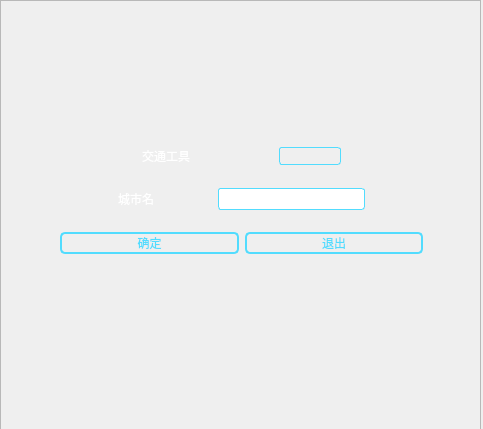
<?xml version="1.0" encoding="UTF-8"?>
<ui version="4.0">
 <class>cityedit</class>
 <widget class="QWidget" name="cityedit">
  <property name="geometry">
   <rect>
    <x>0</x>
    <y>0</y>
    <width>483</width>
    <height>429</height>
   </rect>
  </property>
  <property name="windowTitle">
   <string>Form</string>
  </property>
  <property name="styleSheet">
   <string notr="true"/>
  </property>
  <widget class="QWidget" name="layoutWidget">
   <property name="geometry">
    <rect>
     <x>60</x>
     <y>130</y>
     <width>363</width>
     <height>141</height>
    </rect>
   </property>
   <layout class="QVBoxLayout" name="verticalLayout">
    <item>
     <layout class="QHBoxLayout" name="horizontalLayout_2">
      <item>
       <spacer name="horizontalSpacer">
        <property name="orientation">
         <enum>Qt::Horizontal</enum>
        </property>
        <property name="sizeHint" stdset="0">
         <size>
          <width>40</width>
          <height>20</height>
         </size>
        </property>
       </spacer>
      </item>
      <item>
       <widget class="QLabel" name="trans_label">
        <property name="styleSheet">
         <string notr="true">backgroud:rgb(85, 170, 255);
font: 11pt &quot;幼圆&quot;;
color:rgb(255, 255, 255);
border-style:outset;
boeder-color: rgb(170, 170, 255);
backgroud-color:rgb(85, 170, 255);
</string>
        </property>
        <property name="text">
         <string>交通工具</string>
        </property>
       </widget>
      </item>
      <item>
       <spacer name="horizontalSpacer_3">
        <property name="orientation">
         <enum>Qt::Horizontal</enum>
        </property>
        <property name="sizeHint" stdset="0">
         <size>
          <width>40</width>
          <height>20</height>
         </size>
        </property>
       </spacer>
      </item>
      <item>
       <widget class="QComboBox" name="Trans_comboBox">
        <property name="styleSheet">
         <string notr="true">QComboBox{
	color:#ffffff;
	border:1px solid #52DCFE;
	border-radius:3px;
	background:transparent;
}
QComboBox:disabled{
	border:1px solid gray;
	color:gray;
}
QComboBox::drop-down{
	background:transparent;
}
QComboBox::down-arrow{
	image: url(:/new/prefix1/Imgs/add_bottom.png);
}
QComboBox::down-arrow:enabled{
	color:#52DCFE;
}
QComboBox QAbstractItemView{
	outline:0px solid gray;
	border:1px solid #52DCFE;
	color:#ffffff;
	background-color:#000000;
	selection-background-color:#52DCFE;
}
</string>
        </property>
       </widget>
      </item>
      <item>
       <spacer name="horizontalSpacer_4">
        <property name="orientation">
         <enum>Qt::Horizontal</enum>
        </property>
        <property name="sizeHint" stdset="0">
         <size>
          <width>40</width>
          <height>20</height>
         </size>
        </property>
       </spacer>
      </item>
     </layout>
    </item>
    <item>
     <layout class="QHBoxLayout" name="horizontalLayout">
      <item>
       <spacer name="horizontalSpacer_6">
        <property name="orientation">
         <enum>Qt::Horizontal</enum>
        </property>
        <property name="sizeHint" stdset="0">
         <size>
          <width>40</width>
          <height>20</height>
         </size>
        </property>
       </spacer>
      </item>
      <item>
       <widget class="QLabel" name="CityName_label">
        <property name="styleSheet">
         <string notr="true">backgroud:rgb(85, 170, 255);
font: 11pt &quot;幼圆&quot;;
color:rgb(255, 255, 255);
border-style:outset;
boeder-color: rgb(170, 170, 255);
backgroud-color:rgb(85, 170, 255);
</string>
        </property>
        <property name="text">
         <string>城市名</string>
        </property>
       </widget>
      </item>
      <item>
       <spacer name="horizontalSpacer_2">
        <property name="orientation">
         <enum>Qt::Horizontal</enum>
        </property>
        <property name="sizeHint" stdset="0">
         <size>
          <width>40</width>
          <height>20</height>
         </size>
        </property>
       </spacer>
      </item>
      <item>
       <widget class="QLineEdit" name="CityName_lineEdit">
        <property name="styleSheet">
         <string notr="true">QLineEdit {
	border: 1px solid rgb(82, 220, 254); /* 边框宽度为1px，颜色为#A0A0A0 */
	border-radius: 3px; /* 边框圆角 */
	padding-left: 5px; /* 文本距离左边界有5px */
background: qlineargradient(x1:0, y1:0, x2:1, y2:1,
                  stop:0 rgb(3, 204, 255), stop: 0.4 rgb(9, 251, 255), stop:1rgb(70, 0, 113)); /* 背景颜色 */
	color: rgb(20, 107, 201); /* 文本颜色 */
	selection-background-color: #A0A0A0; /* 选中文本的背景颜色 */
	selection-color: #F2F2F2; /* 选中文本的颜色 */
	font-family: &quot;幼圆&quot;; /* 文本字体族 */

	font-size: 11pt; /* 文本字体大小 */
}

QLineEdit:hover { /* 鼠标悬浮在QLineEdit时的状态 */
	border: 1px solid rgb(43, 144, 195);
	border-radius: 3px;
	background-color: #F2F2F2;
        color: #298DFF;
        selection-background-color: #298DFF;
	selection-color: #F2F2F2;
}

QLineEdit[echoMode=&quot;2&quot;] { /* QLineEdit有输入掩码时的状态 */
	lineedit-password-character: 9679;
	lineedit-password-mask-delay: 2000;
}

QLineEdit:disabled { /* QLineEdit在禁用时的状态 */
	border: 1px solid #CDCDCD;
	background-color: #CDCDCD;
	color: #B4B4B4;
}

QLineEdit:read-only { /* QLineEdit在只读时的状态 */
	background-color: #CDCDCD;
	color: #F2F2F2;
}
</string>
        </property>
       </widget>
      </item>
      <item>
       <spacer name="horizontalSpacer_7">
        <property name="orientation">
         <enum>Qt::Horizontal</enum>
        </property>
        <property name="sizeHint" stdset="0">
         <size>
          <width>40</width>
          <height>20</height>
         </size>
        </property>
       </spacer>
      </item>
     </layout>
    </item>
    <item>
     <layout class="QHBoxLayout" name="horizontalLayout_4">
      <item>
       <widget class="QPushButton" name="cityedit_confirm_pushbutton">
        <property name="styleSheet">
         <string notr="true">QPushButton{	
	color:#52DCFE;
	border:2px solid #52DCFE;
	border-radius:5px;
font: 11pt &quot;微软雅黑&quot;;
}

QPushButton::hover{
	background-color:#52DCFE;
	color:#ffffff;
}

QPushButton::pressed,QPushButton::checked{
	background-color:#52DCFE;
	color:#ffffff;
}

QPushButton::disabled{
	background-color:transparent;
}
</string>
        </property>
        <property name="text">
         <string>确定</string>
        </property>
       </widget>
      </item>
      <item>
       <widget class="QPushButton" name="cityedit_exit_pushbutton">
        <property name="styleSheet">
         <string notr="true">QPushButton{	
	color:#52DCFE;
	border:2px solid #52DCFE;
	border-radius:5px;
font: 11pt &quot;微软雅黑&quot;;
}

QPushButton::hover{
	background-color:#52DCFE;
	color:#ffffff;
}

QPushButton::pressed,QPushButton::checked{
	background-color:#52DCFE;
	color:#ffffff;
}

QPushButton::disabled{
	background-color:transparent;
}
</string>
        </property>
        <property name="text">
         <string>退出</string>
        </property>
       </widget>
      </item>
     </layout>
    </item>
   </layout>
  </widget>
  <widget class="QFrame" name="frame">
   <property name="geometry">
    <rect>
     <x>0</x>
     <y>0</y>
     <width>481</width>
     <height>431</height>
    </rect>
   </property>
   <property name="styleSheet">
    <string notr="true">QFrame
{border-image:url(:/bk.jpg)}</string>
   </property>
   <property name="frameShape">
    <enum>QFrame::StyledPanel</enum>
   </property>
   <property name="frameShadow">
    <enum>QFrame::Raised</enum>
   </property>
  </widget>
  <zorder>frame</zorder>
  <zorder>layoutWidget</zorder>
 </widget>
 <resources/>
 <connections/>
</ui>
